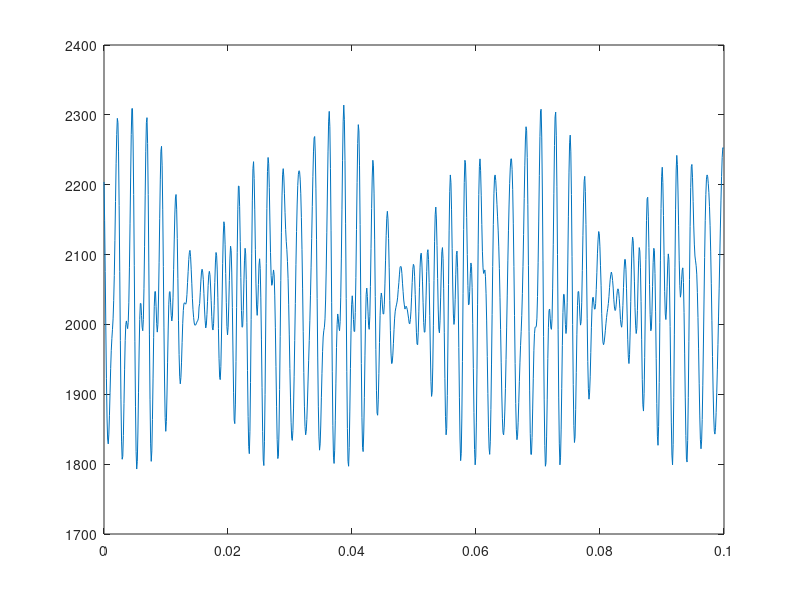
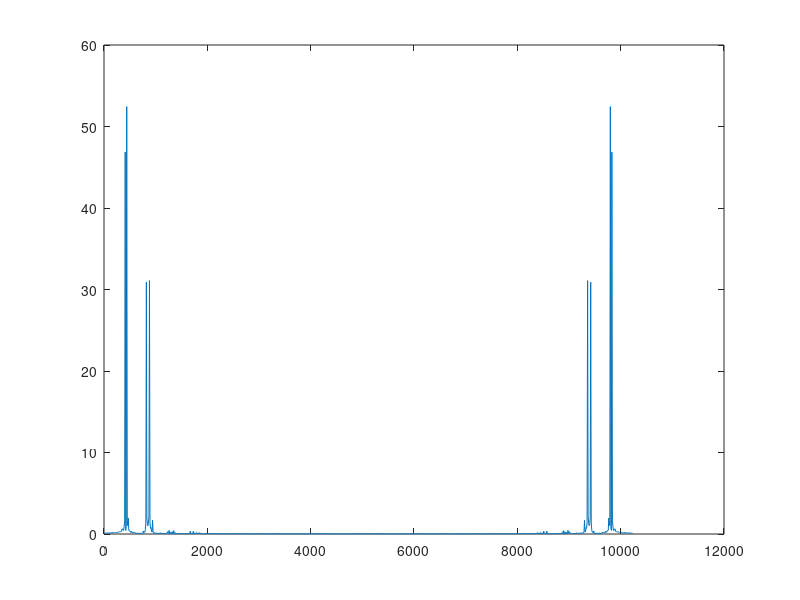

Write MATLAB code to recreate these figures, in order. (Note: this script raises an error after producing the figures.)
close all;
global VREFCAN=3.3;
global VCANMAX=4095;
global Fs = 10240;

		sig1=[...
		1889,1859,1851,1862,1889,1918,1939,1950,1955,1963,1985,2026,2084,2154,2226,2288,...
		2325,2323,2275,2189,2081,1972,1884,1830,1814,1835,1878,1930,1973,1999,1997,1978,...
		1958,1951,1973,2023,2097,2180,2255,2304,2312,2273,2193,2093,1992,1912,1866,1853,...
		1871,1907,1948,1982,2001,2004,1995,1984,1982,1999,2033,2081,2129,2170,2191,2189,...
		2164,2125,2078,2033,1999,1976,1967,1967,1969,1971,1972,1974,1979,1990,2011,2037,...
		2067,2088,2098,2092,2074,2047,2023,2006,2003,2018,2044,2077,2100,2108,2096,2064,...
		2024,1986,1959,1955,1977,2019,2072,2115,2134,2122,2077,2012,1943,1889,1866,1882,...
		1935,2012,2095,2160,2195,2194,2162,2111,2056,2012,1993,2004,2039,2083,2112,2115,...
		2088,2033,1962,1891,1835,1811,1829,1885,1966,2054,2128,2182,2210,2210,2190,2160,...
		2130,2108,2096,2090,2084,2067,2034,1991,1943,1900,1868,1851,1851,1870,1904,1948,...
		1997,2045,2093,2135,2178,2212,2239,2252,2246,2221,2173,2107,2027,1949,1886,1847,...
		1835,1850,1883,1919,1949,1968,1974,1974,1979,2002,2043,2106,2181,2252,2306,2325,...
		2302,2236,2137,2023,1919,1841,1806,1811,1849,1904,1959,1999,2015,2010,1989,1971,...
		1975,2004,2061,2132,2206,2262,2290,2275,2219,2133,2036,1950,1891,1861,1863,1888,...
		1929,1967,1998,2012,2014,2008,2007,2015,2038,2072,2108,2138,2157,2160,2142,2111,...
		2075,2038,2009,1992,1982,1980,1980,1980,1982,1981,1983,1992,2013,2043,2075,2100,...
		2112,2106,2082,2047,2010,1979,1965,1975,2005,2046,2085,2110,2112,2095,2061,2019,...
		1983,1965,1974,2009,2062,2113,2144,2145,2111,2052,1977,1906,1856,1844,1874,1938,...
		2021,2103,2164,2192,2186,2152,2100,2051,2021,2019,2041,2077,2108,2123,2109,2069,...
		2004,1930,1863,1820,1810,1838,1897,1974,2054,2126,2175,2199,2201,2185,2165,2147,...
		2135,2127,2116,2095,2061,2016,1967,1920,1882,1858,1852,1863,1884,1913,1947,1987,...
		2033,2082,2131,2179,2221,2255,2273,2270,2237,2176,2093,2005,1928,1870,1840,1840,...
		1862,1899,1936,1961,1967,1963,1955,1960,1989,2042,2114,2195,2270,2324,2336,2300,...
		2221,2112,1998,1901,1839,1817,1833,1876,1930,1975,2002,2006,1991,1970,1958,1968,...
		2006,2068,2143,2216,2269,2284,2260,2197,2113,2024,1951,1901,1883,1893,1919,1950,...
		1975,1991,1997,1996,1995,1999,2015,2043,2075,2108,2133,2141,2135,2117,2093,2066,...
		2046,2031,2024,2018,2013,2004,1991,1977,1967,1966,1979,2007,2044,2079,2103,2110,...
		2094,2059,2015,1976,1952,1954,1983,2031,2083,2125,2145,2140,2108,2062,2012,1974,...
		1959,1972,2012,2066,2114,2137,2126,2082,2011,1933,1868,1835,1847,1898,1976,2067,...
		2143,2197,2213,2195,2151,2098,2054,2026,2025,2045,2075,2097,2098,2070,2018,1955,...
		1893,1844,1820,1828,1870,1937,2015,2091,2149,2187,2206,2206,2194,2177,2159,2142,...
		2123,2098,2062,2015,1964,1918,1883,1865,1858,1869,1887,1916,1947,1979,2011,2052,...
		2095,2146,2196,2243,2276,2287,2266,2216,2136,2043,1950,1875,1830,1819,1841,1880,...
		1928,1967,1987,1988,1975,1967,1976,2011,2072,2147,2226,2288,2323,2315,2263,2166,...
		2053,1944,1859,1815,1812,1844,1899,1956,1999,2020,2017,1998,1980,1978,2000,2046,...
		2106,2170,2224,2253,2248,2206,2139,2059,1983,1927,1898,1894,1910,1936,1965,1988,...
		2001,2008,2010,2018,2032,2055,2080,2101,2115,2119,2110,2091,2067,2047,2034,2028,...
		2027,2028,2026,2020,2008,1993,1978,1971,1979,2003,2042,2084,2115,2127,2115,2082,...
		2034,1981,1939,1919,1928,1970,2028,2088,2132,2148,2136,2101,2056,2009,1979,1977,...
		2005,2054,2107,2143,2146,2116,2055,1977,1900,1842,1822,1841,1902,1987,2077,2150,...
		2195,2203,2182,2140,2096,2064,2051,2061,2081,2101,2107,2089,2047,1991,1926,1868,...
		1830,1820,1840,1885,1947,2016,2085,2139,2177,2197,2202,2200,2195,2186,2167,2140,...
		2099,2047,1994,1943,1899,1871,1859,1863,1884,1906,1927,1946,1967,1996,2035,2087,...
		2145,2205,2258,2297,2306,2279,2214,2123,2019,1925,1859,1826,1828,1855,1901,1943,...
		1975,1987,1978,1960,1950,1965,2010,2080,2161,2244,2307,2332,2312,2243,2143,2027,...
		1926,1859,1828,1838,1875,1923,1968,1999,2009,1999,1981,1968,1972,2002,2051,2115,...
		2178,2223,2242,2228,2182,2119,2050,1989,1946,1924,1924,1935,1954,1970,1980,1988,...
		1994,2001,2012,2034,2058,2080,2096,2103,2098,2085,2068,2052,2043,2044,2053,2060,...
		2065,2060,2043,2018,1989,1964,1956,1967,1999,2042,2088,2118,2123,2100,2054,1995,...
		1943,1910,1908,1939,1996,2065,2128,2168,2177,2152,2104,2050,2000,1973,1978,2010,...
		2059,2106,2130,2121,2080,2013,1935,1866,1823,1822,1864,1939,2031,2118,2181,2212,...
		2213,2186,2144,2100,2070,2059,2064,2079,2086,2076,2046,1999,1946,1894,1852,1832,...
		1837,1868,1921,1986,2051,2108,2152,2185,2207,2216,2218,2210,2191,2160,2119,2065,...
		2002,1941,1892,1862,1853,1863,1885,1910,1935,1954,1969,1987,2013,2051,2106,2167,...
		2230,2282,2308,2300,2254,2172,2069,1964,1875,1821,1807,1829,1873,1929,1975,2001,...
		2004,1988,1970,1967,1990,2040,2111,2191,2263,2307,2312,2269,2186,2081,1974,1890,...
		1840,1829,1851,1897,1955,1990,2015,2019,2011,1997,1992,2007,2039,2088,2140,2183,...
		2203,2204,2176,2127,2067,2011,1965,1942,1935,1941,1953,1968,1979,1989,1998,2008,...
		2025,2047,2071,2090,2100,2101,2091,2069,2042,2021,2010,2015,2030,2052,2066,2071,...
		2063,2043,2014,1987,1967,1968,1993,2039,2087,2124,2140,2128,2087,2026,1959,1905,...
		1877,1886,1931,2002,2078,2138,2174,2173,2142,2092,2041,2004,1992,2009,2047,2096,...
		2131,2138,2113,2053,1977,1899,1838,1810,1822,1874,1952,2039,2120,2176,2202,2200,...
		2176,2142,2110,2093,2091,2098,2101,2094,2066,2025,1971,1917,1872,1843,1837,1851,...
		1883,1930,1983,2040,2095,2143,2178,2205,2226,2236,2235,2215,2176,2119,2051,1980];
		sig2=[...
		1884,1906,1927,1948,1971,2000,2039,2091,2148,2208,2262,2297,2305,2274,2206,2111,...
		2010,1919,1853,1821,1824,1855,1901,1948,1977,1986,1977,1960,1952,1969,2015,2083,...
		2167,2248,2309,2334,2309,2236,2131,2018,1918,1851,1824,1836,1875,1925,1970,2002,...
		2011,2000,1982,1969,1974,2004,2056,2118,2182,2227,2243,2225,2177,2111,2039,1979,...
		1940,1922,1922,1935,1952,1969,1980,1986,1992,2002,2018,2039,2064,2084,2097,2102,...
		2097,2083,2064,2050,2039,2041,2047,2059,2061,2056,2037,2014,1986,1964,1957,1970,...
		2005,2051,2095,2122,2124,2097,2051,1990,1938,1907,1908,1940,2000,2068,2129,2167,...
		2171,2144,2095,2042,1995,1974,1982,2015,2066,2110,2131,2120,2075,2007,1929,1861,...
		1821,1822,1867,1944,2034,2119,2180,2209,2205,2178,2136,2099,2069,2060,2067,2084,...
		2090,2079,2045,1997,1940,1887,1849,1826,1835,1869,1923,1985,2054,2107,2151,2183,...
		2204,2215,2216,2208,2190,2161,2119,2065,2002,1939,1888,1858,1850,1861,1884,1910,...
		1934,1954,1971,1988,2013,2054,2106,2169,2233,2283,2308,2298,2249,2166,2063,1956,...
		1870,1818,1806,1829,1877,1931,1976,2001,2003,1987,1969,1967,1992,2043,2116,2196,...
		2264,2307,2307,2261,2179,2073,1968,1885,1839,1829,1854,1901,1950,1992,2015,2020,...
		2009,1994,1991,2006,2043,2092,2143,2183,2205,2201,2171,2122,2063,2007,1966,1941,...
		1935,1939,1952,1967,1978,1989,1998,2010,2027,2051,2072,2090,2099,2100,2087,2066,...
		2039,2019,2010,2015,2030,2047,2066,2072,2062,2038,2010,1982,1965,1969,1995,2038,...
		2089,2126,2143,2125,2084,2022,1955,1901,1874,1887,1935,2007,2082,2142,2173,2171,...
		2138,2087,2035,1999,1991,2011,2054,2100,2132,2135,2107,2047,1971,1895,1836,1810,...
		1824,1879,1958,2047,2124,2179,2202,2197,2171,2137,2108,2093,2089,2097,2098,2089,...
		2063,2020,1967,1912,1867,1839,1835,1853,1889,1936,1990,2045,2100,2144,2180,2205,...
		2223,2235,2231,2212,2172,2114,2045,1974,1912,1871,1850,1852,1873,1901,1928,1945,...
		1952,1960,1972,2001,2047,2111,2182,2250,2303,2327,2307,2242,2145,2033,1930,1854,...
		1816,1818,1849,1897,1948,1986,2001,1993,1971,1954,1958,1990,2051,2131,2214,2281,...
		2314,2300,2242,2151,2047,1952,1882,1850,1853,1880,1924,1964,1993,2005,2002,1992,...
		1984,1991,2013,2052,2100,2144,2179,2192,2179,2147,2102,2055,2013,1984,1968,1965,...
		1964,1967,1970,1972,1977,1986,2000,2023,2051,2076,2093,2098,2088,2065,2035,2010,...
		1998,2005,2027,2056,2084,2100,2100,2082,2046,2006,1972,1956,1963,1997,2045,2096,...
		2130,2134,2106,2052,1981,1914,1872,1865,1896,1961,2043,2121,2176,2195,2182,2140,...
		2085,2033,2000,1995,2019,2060,2101,2120,2108,2067,2002,1930,1863,1820,1814,1847,...
		1915,2000,2084,2151,2194,2209,2199,2174,2142,2118,2102,2096,2093,2084,2059,2020,...
		1972,1922,1882,1854,1846,1853,1881,1919,1967,2017,2067,2110,2152,2189,2220,2242,...
		2250,2240,2208,2151,2078,1998,1923,1867,1838,1837,1859,1894,1931,1956,1968,1971,...
		1973,1986,2017,2068,2136,2208,2275,2317,2320,2279,2198,2091,1977,1884,1821,1803,...
		1822,1867,1927,1979,2009,2014,1999,1978,1967,1983,2024,2086,2159,2228,2276,2288,...
		2256,2188,2094,1999,1922,1873,1855,1870,1903,1946,1983,2007,2014,2009,2005,2006,...
		2022,2051,2087,2120,2148,2159,2153,2130,2095,2056,2023,1999,1986,1981,1979,1979,...
		1979,1979,1979,1985,1999,2024,2058,2087,2106,2109,2098,2070,2032,1996,1971,1965,...
		1983,2017,2059,2094,2111,2106,2081,2041,2001,1973,1967,1988,2032,2085,2128,2147,...
		2134,2088,2020,1946,1881,1845,1851,1898,1972,2057,2132,2182,2192,2172,2128,2077,...
		2035,2015,2024,2056,2093,2119,2122,2095,2039,1970,1898,1839,1811,1818,1860,1929,...
		2010,2088,2148,2185,2199,2192,2174,2154,2139,2131,2122,2107,2082,2043,1995,1944,...
		1898,1866,1850,1851,1869,1895,1929,1966,2008,2055,2102,2148,2192,2232,2262,2275,...
		2261,2215,2142,2055,1969,1898,1851,1833,1843,1873,1913,1947,1965,1967,1961,1957,...
		1971,2009,2071,2147,2227,2296,2333,2326,2269,2176,2062,1954,1869,1822,1816,1845,...
		1895,1947,1987,2005,2003,1982,1962,1958,1980,2030,2102,2178,2241,2278,2275,2234,...
		2159,2072,1988,1923,1887,1881,1899,1930,1962,1984,1995,1998,1995,1996,2004,2026,...
		2056,2090,2119,2139,2142,2128,2105,2080,2055,2035,2023,2015,2010,2004,1995,1983,...
		1971,1965,1970,1992,2025,2063,2095,2112,2107,2080,2039,1996,1963,1949,1961,1995,...
		2046,2096,2133,2141,2126,2090,2040,1993,1965,1963,1990,2036,2090,2128,2136,2110,...
		2054,1980,1906,1851,1832,1860,1925,2010,2099,2166,2203,2203,2175,2127,2078,2039,...
		2023,2033,2062,2091,2103,2090,2050,1993,1928,1869,1826,1815,1840,1896,1970,2047,...
		2115,2165,2195,2205,2199,2184,2166,2151,2136,2116,2086,2045,1996,1944,1901,1871,...
		1857,1859,1875,1899,1928,1959,1992,2027,2067,2113,2164,2213,2254,2280,2279,2250,...
		2186,2099,2003,1916,1852,1821,1823,1851,1896,1943,1975,1989,1984,1973,1971,1988,...
		2032,2099,2177,2253,2307,2324,2296,2223,2120,2005,1907,1836,1811,1823,1866,1922,...
		1972,2009,2019,2010,1991,1977,1982,2014,2067,2132,2194,2237,2252,2232,2181,2107,...
		2026,1957,1910,1892,1896,1919,1948,1976,1994,2003,2009,2013,2022,2041,2063,2086,...
		2106,2117,2114,2099,2078,2057,2042,2033,2029,2027,2025,2022,2013,2002,1986,1974,...
		1972,1986,2018,2060,2097,2120,2122,2102,2061,2009,1958,1925,1918,1942,1992,2054,...
		2108,2141,2146,2123,2081,2030,1992,1975,1986,2023,2076,2125,2147,2136,2092,2019,...
		1940,1869,1827,1823,1864,1936,2026,2110,2170,2200,2194,2163,2120,2080,2054,2051,...
		2067,2092,2106,2101,2073,2024,1962,1899,1847,1820,1823,1854,1909,1977,2047,2111,...
		2157,2186,2198,2199,2195,2189,2178,2158,2125,2080,2025,1969,1920,1882,1860,1857];
		sig3=[...
		2204,2149,2076,1995,1923,1866,1836,1829,1843,1870,1903,1937,1963,1980,1993,2008,...
		2034,2070,2120,2176,2230,2272,2295,2289,2247,2170,2076,1977,1892,1833,1807,1811,...
		1841,1887,1935,1977,2000,2005,1999,1994,2003,2031,2081,2144,2211,2272,2309,2309,...
		2264,2186,2084,1976,1883,1818,1793,1804,1846,1903,1962,2007,2030,2030,2013,1996,...
		1991,2007,2051,2112,2184,2248,2289,2296,2259,2186,2088,1985,1893,1829,1804,1819,...
		1864,1922,1981,2026,2047,2047,2026,2001,1989,2000,2035,2089,2152,2208,2248,2255,...
		2227,2165,2083,1995,1919,1867,1847,1861,1899,1946,1992,2029,2046,2047,2031,2013,...
		2005,2012,2039,2079,2121,2158,2181,2186,2165,2123,2066,2006,1957,1926,1915,1924,...
		1945,1974,2001,2020,2030,2031,2030,2029,2032,2043,2060,2076,2093,2103,2106,2097,...
		2079,2059,2037,2021,2010,2002,1999,1999,2000,2003,2004,2006,2009,2025,2030,2046,...
		2062,2075,2079,2075,2064,2044,2022,2006,1995,1999,2014,2033,2056,2071,2076,2071,...
		2055,2034,2011,1995,1992,2001,2027,2060,2088,2103,2099,2078,2039,1994,1951,1924,...
		1921,1940,1982,2035,2087,2128,2147,2142,2114,2073,2031,1997,1985,1996,2025,2063,...
		2095,2112,2106,2075,2024,1962,1903,1863,1858,1886,1947,2024,2103,2164,2198,2198,...
		2169,2119,2067,2020,1996,1997,2020,2058,2091,2109,2101,2064,2003,1934,1868,1825,...
		1815,1847,1917,2007,2101,2178,2223,2233,2209,2164,2107,2058,2025,2013,2029,2057,...
		2085,2094,2080,2038,1979,1910,1847,1806,1798,1832,1900,1992,2087,2166,2219,2239,...
		2230,2196,2148,2103,2070,2056,2058,2070,2078,2071,2042,1996,1940,1883,1835,1808,...
		1811,1846,1907,1983,2063,2132,2184,2215,2223,2211,2187,2160,2136,2119,2107,2090,...
		2066,2029,1985,1937,1896,1860,1837,1834,1848,1879,1925,1977,2030,2086,2133,2171,...
		2199,2215,2220,2219,2208,2187,2153,2107,2052,1990,1931,1883,1854,1842,1847,1864,...
		1889,1919,1948,1977,2006,2041,2081,2123,2169,2212,2247,2267,2269,2244,2194,2122,...
		2037,1952,1882,1839,1820,1829,1856,1895,1930,1961,1982,1991,1996,2008,2035,2078,...
		2132,2191,2247,2291,2305,2283,2223,2134,2031,1933,1855,1810,1801,1820,1863,1916,...
		1967,2000,2015,2009,1996,1991,2004,2039,2095,2164,2235,2290,2314,2293,2235,2144,...
		2037,1933,1851,1804,1797,1824,1876,1937,1991,2028,2041,2029,2007,1990,1990,2017,...
		2067,2136,2203,2259,2286,2277,2227,2143,2042,1944,1867,1824,1818,1846,1895,1955,...
		2007,2043,2052,2040,2019,1998,1993,2011,2054,2109,2166,2211,2235,2227,2188,2121,...
		2040,1964,1905,1873,1870,1892,1930,1974,2013,2036,2045,2039,2025,2015,2015,2029,...
		2058,2092,2127,2152,2162,2151,2123,2081,2034,1991,1959,1944,1945,1956,1973,1993,...
		2009,2019,2024,2028,2032,2039,2050,2060,2072,2082,2083,2082,2073,2059,2047,2035,...
		2028,2022,2024,2026,2024,2021,2015,2009,2002,2001,2007,2019,2039,2060,2079,2086,...
		2084,2069,2043,2015,1988,1972,1971,1988,2018,2053,2082,2100,2102,2088,2062,2031,...
		2003,1989,1989,2009,2042,2076,2103,2107,2093,2060,2013,1962,1918,1897,1903,1939,...
		1998,2063,2119,2157,2168,2151,2113,2066,2022,1993,1988,2006,2038,2075,2104,2110,...
		2094,2051,1988,1923,1868,1842,1851,1898,1972,2057,2135,2190,2214,2203,2164,2109,...
		2055,2015,2000,2008,2036,2071,2100,2105,2082,2035,1967,1895,1836,1805,1815,1866,...
		1947,2044,2136,2203,2235,2232,2201,2153,2100,2056,2028,2029,2047,2073,2088,2083,...
		2053,2001,1937,1874,1821,1799,1810,1859,1936,2029,2115,2186,2226,2237,2220,2185,...
		2143,2104,2081,2073,2075,2078,2069,2044,2005,1954,1901,1853,1823,1814,1832,1878,...
		1942,2014,2083,2143,2187,2211,2214,2206,2190,2172,2154,2135,2111,2080,2039,1993,...
		1945,1899,1865,1845,1842,1853,1876,1908,1950,1995,2042,2091,2134,2171,2202,2224,...
		2237,2237,2222,2193,2144,2083,2013,1944,1887,1850,1835,1840,1860,1888,1918,1946,...
		1970,1990,2013,2044,2083,2129,2180,2227,2264,2283,2278,2239,2172,2084,1990,1906,...
		1844,1814,1814,1838,1879,1923,1963,1987,1996,1996,1997,2009,2040,2089,2148,2213,...
		2269,2306,2308,2267,2191,2091,1983,1892,1827,1797,1802,1839,1892,1951,1996,2020,...
		2022,2009,1995,1993,2008,2052,2114,2187,2256,2297,2304,2270,2197,2100,1993,1896,...
		1829,1799,1809,1849,1908,1970,2017,2043,2043,2025,2000,1987,1995,2031,2088,2155,...
		2218,2260,2271,2247,2186,2097,2000,1914,1855,1831,1839,1878,1931,1986,2027,2047,...
		2047,2032,2012,1999,2004,2031,2077,2127,2174,2205,2212,2190,2143,2078,2008,1947,...
		1908,1893,1902,1925,1960,1996,2023,2038,2039,2031,2022,2022,2030,2050,2074,2102,...
		2121,2133,2130,2112,2084,2056,2016,1992,1975,1971,1974,1982,1991,2001,2010,2017,...
		2023,2030,2040,2053,2064,2071,2075,2071,2063,2052,2036,2025,2020,2021,2029,2041,...
		2049,2051,2047,2037,2023,2007,1999,1996,2006,2027,2053,2078,2093,2093,2079,2051,...
		2015,1978,1953,1944,1957,1989,2033,2078,2111,2125,2120,2095,2062,2024,1999,1987,...
		1994,2020,2058,2091,2110,2105,2081,2033,1978,1921,1885,1876,1901,1953,2022,2093,...
		2149,2180,2182,2155,2110,2057,2014,1991,1993,2018,2054,2089,2109,2106,2073,2018,...
		1951,1887,1840,1827,1854,1917,2003,2092,2166,2212,2225,2203,2156,2099,2047,2015,...
		2007,2022,2054,2085,2101,2093,2055,1997,1926,1859,1813,1799,1828,1895,1985,2082,...
		2164,2221,2242,2229,2191,2142,2092,2056,2039,2045,2064,2078,2081,2060,2017,1959,...
		1896,1841,1807,1803,1834,1895,1976,2064,2140,2196,2226,2229,2210,2176,2141,2115,...
		2098,2091,2084,2072,2046,2010,1965,1915,1869,1835,1822,1833,1864,1913,1972,2035,...
		2096,2149,2186,2208,2214,2212,2202,2189,2169,2142,2105,2059,2006,1954,1906,1869,...
		1847,1843,1852,1874,1902,1935,1971,2012,2052,2095,2138,2178,2212,2239,2253,2252];


function fft_sig=show_samples(sig)
  global Fs;
  df = Fs/length(sig);
  fft_sig = fft(sig)/length(sig);
  figure;
  plot((0:length(sig)-1)/Fs,sig);
  figure;
  plot(((2:length(sig))-1)*df,abs(fft_sig(2:length(sig))));
endfunction

function process_samples(sig,fft_sig,Fs,f1,f2)
  global VREFCAN;
  global VCANMAX;
  global Fs;
  df = Fs/length(sig);
  [covxx,covyy,covxy]=covar(sig,sig);
  #fft_power = 2*sum(abs(fft_sig(2:length(sig)/2)).^2)
  # just
  fft_power = 2*sum(abs(fft_sig(round(f1/df+1))).^2 +
                    abs(fft_sig(round(2*f1/df+1))).^2 +
                    abs(fft_sig(round(f2/df+1))).^2   +
                    abs(fft_sig(round(2*f2/df+1))).^2);
  sig_rms = sqrt(eval_power(f1,f2,2/5,covxx,200e-9,31.6*7.02));
  fft_rms = sqrt(eval_power(f1,f2,2/5,fft_power,200e-9,31.6*7.02));

  printf("fft_power=%.2f sig_power=%.2f norm_fft_rms=%.3f norm_sig_rms=%.3f\n",
          fft_power,
          covxx,
          fft_rms*VREFCAN/VCANMAX,
          sig_rms*VREFCAN/VCANMAX);
endfunction

#fft_sig=show_samples(sig1);
#process_samples(sig1,fft_sig,Fs,410,470);

#fft_sig=show_samples(sig2);
#process_samples(sig2,fft_sig,Fs,410,470);

fft_sig=show_samples(sig3);
process_samples(sig2,fft_sig,Fs,410,440);


